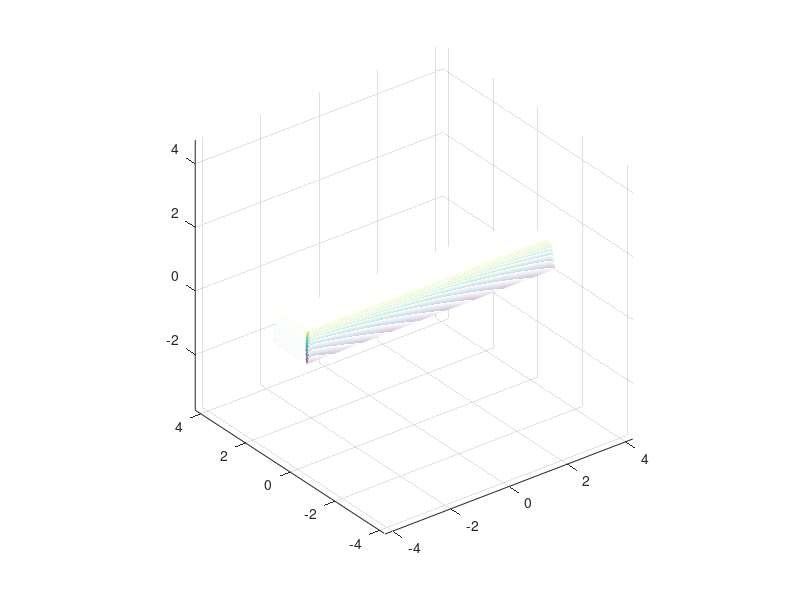

Write MATLAB code to recreate this figure.
clc;clear all;close all;
P = 25;
dx = 8.5/2;
dy = 0.75;

N = 1000;
[x,y] = meshgrid(linspace(-dx,dx,N),linspace(-dy,dy,N));

z1x = 1 - exp(-P*(x+dx));
z2x = 1 - exp(P*(x-dx));
zx  = z1x+z2x-1;

z1y = 1 - exp(-P*(y+dy));
z2y = 1 - exp(P*(y-dy));
zy  = z1y+z2y-1;

z = zx.*zy;
mesh(x,y,z)
shading interp
axis equal